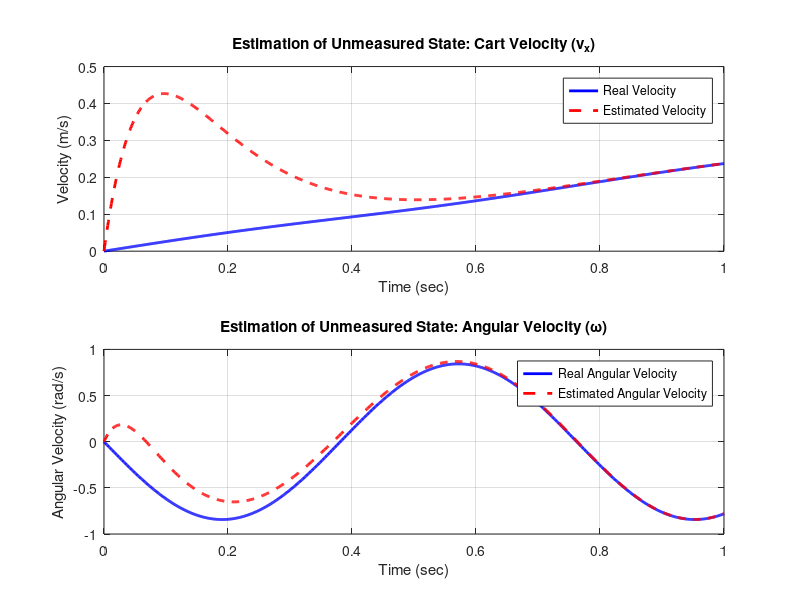

Write the MATLAB code that produced this figure.
% =========================================================================
% MATLAB Code: Full-Order Observer Design and Simulation
% =========================================================================
clear; clc; close all;

% --- 1. Physical Parameters ---
M = 2.0;    % Mass of the cart (kg)
m = 0.2;    % Mass of the pendulum (kg)
l = 0.5;    % Distance to the center of mass of the pendulum (m)
g = 9.81;   % Gravity (m/s^2)
I = 0.099;  % Moment of inertia of the pendulum (kg.m^2)

D = I*(M + m) + M*m*l^2;
a = (g * m^2 * l^2) / D;
b = -((M + m) * g) / D;
B2 = (I + m*l^2) / D;
B4 = -(m * l) / D;

% --- 2. Build Open-Loop State-Space ---
A = [0 1 0 0;
     0 0 a 0;
     0 0 0 1;
     0 0 b 0];
B = [0; B2; 0; B4];
C = [1 0 0 0;
     0 0 1 0];
D_sys = [0; 0];

% Check Observability
if rank(obsv(A,C)) == 4
    disp('System is fully observable. Proceeding with Observer Design.');
else
    error('System is not observable!');
end

% --- 3. Observer Design (Pole Placement) ---
% We choose stable, fast poles for the observer.
% Since the system is somewhat slow, poles at -10 to -16 are sufficiently fast.
observer_poles = [-10, -12, -14, -16];

% Calculate Observer Gain Matrix L
% Note: place(A, B, P) finds K for (A-BK). 
% For observer (A-LC), we use duality: place(A', C', P)'
L = place(A', C', observer_poles)';

disp('--- Observer Gain Matrix L ---');
disp(L);
disp('Eigenvalues of (A - LC):');
disp(eig(A - L*C));

% --- 4. Simulation Setup: Plant vs. Observer ---
% Augmented System: [x; x_hat] -> 8 states
% Equations:
% x_dot = A*x + B*u
% x_hat_dot = L*C*x + (A - L*C)*x_hat + B*u
% 
% Augmented A_aug:
A_aug = [A, zeros(4,4);
         L*C, (A - L*C)];
B_aug = [B; B];
C_aug = eye(8); % Observe all actual and estimated states
D_aug = zeros(8,1);

sys_aug = ss(A_aug, B_aug, C_aug, D_aug);

% Initial Conditions (Real system vs. Observer's initial guess)
x0_real = [0.1; 0; 0.1; 0];      % Real initial state
x0_hat  = [0; 0; 0; 0];          % Observer starts guessing from zero
x0_aug  = [x0_real; x0_hat];

% Simulation time and input
t = 0:0.001:1;                   % Simulate for 1 second to see fast convergence
u = 0.5 * ones(size(t));         % Arbitrary input force (0.5 N step)

% Simulate
[Y, t_out, X] = lsim(sys_aug, u, t, x0_aug);

% Extract states for plotting
x_real = X(:, 1:4);
x_hat  = X(:, 5:8);
error  = x_real - x_hat;

% --- 5. Plotting the Results ---
figure('Name', 'Observer Performance', 'Position', [100, 100, 900, 600]);

% Plot State 2 (Cart Velocity) - Not directly measured
subplot(2,1,1);
plot(t_out, x_real(:,2), 'b', 'LineWidth', 2); hold on;
plot(t_out, x_hat(:,2), 'r--', 'LineWidth', 2);
title('Estimation of Unmeasured State: Cart Velocity (v_x)');
xlabel('Time (sec)');
ylabel('Velocity (m/s)');
legend('Real Velocity', 'Estimated Velocity', 'Location', 'best');
grid on;

% Plot State 4 (Angular Velocity) - Not directly measured
subplot(2,1,2);
plot(t_out, x_real(:,4), 'b', 'LineWidth', 2); hold on;
plot(t_out, x_hat(:,4), 'r--', 'LineWidth', 2);
title('Estimation of Unmeasured State: Angular Velocity (\omega)');
xlabel('Time (sec)');
ylabel('Angular Velocity (rad/s)');
legend('Real Angular Velocity', 'Estimated Angular Velocity', 'Location', 'best');
grid on;
